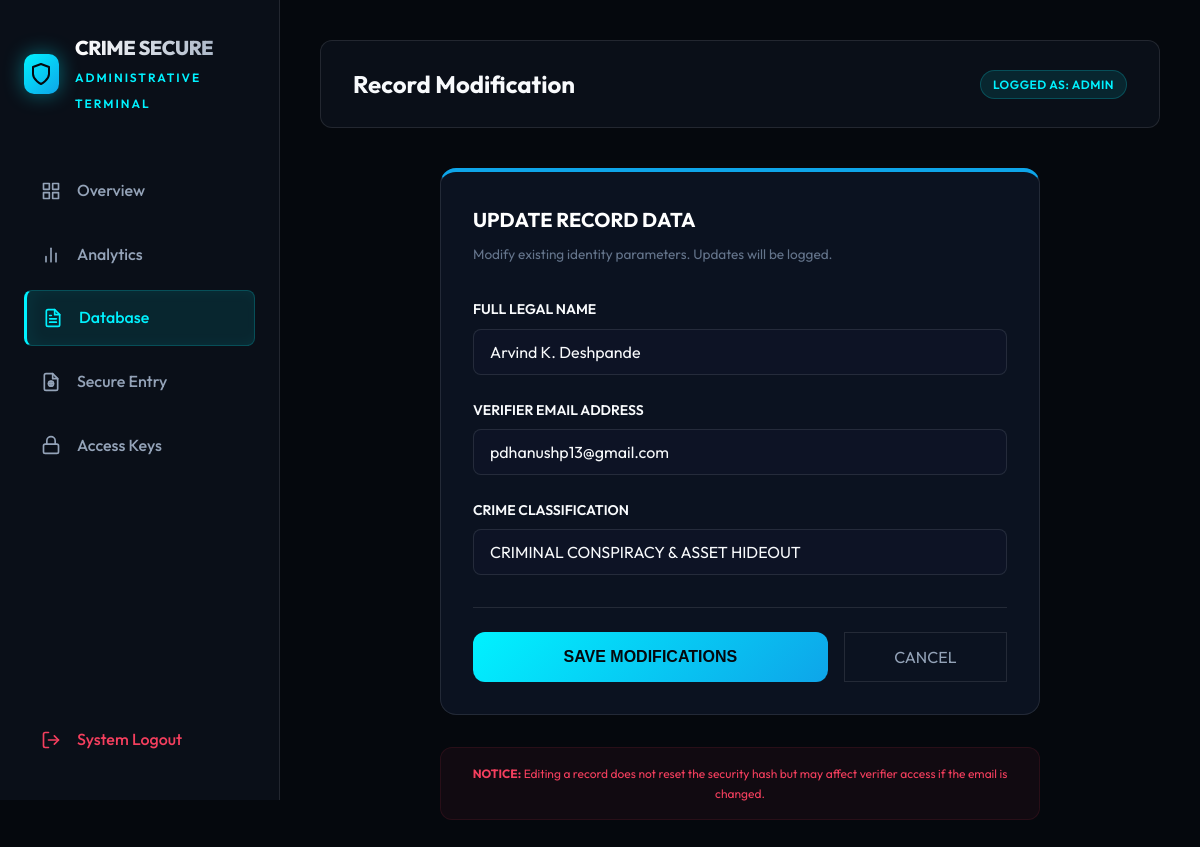
The page /admin/records/edit/19 (signed in) on the database its author committed.
### tables this page shows
CREATE TABLE criminals (
        id INTEGER PRIMARY KEY AUTOINCREMENT,
        name TEXT,
        crime_type TEXT,
        photo_path TEXT,
        tile_dir TEXT,
        honey_path TEXT,
        created_at TEXT
    , mobile TEXT, age_gender TEXT, address TEXT, ps1 TEXT, fir1 TEXT, ps2 TEXT, fir2 TEXT, ps3 TEXT, arrest_date TEXT, case1 TEXT, ps4_section TEXT, case2 TEXT, id_marks TEXT, honey_name TEXT, honey_crime_type TEXT);

### app.py (the view, shortened to what this page needs)
@app.route("/admin/records/edit/<int:record_id>", methods=["GET", "POST"])
def admin_edit_record(record_id):
    if not require_admin():
        return redirect(url_for("login_admin"))
    conn = get_conn()
    cur = conn.cursor()
    cur.execute("SELECT * FROM criminals WHERE id = ?", (record_id,))
    record = cur.fetchone()
    conn.close()
    if not record:
        flash("Record not found", "error")
        return redirect(url_for("admin_records"))
    return render_template("admin_edit_record.html", record=record)

### app.py (called while the page is built)
def get_conn():
    conn = sqlite3.connect(DB_PATH)
    conn.row_factory = sqlite3.Row
    return conn

def require_admin():
    if "admin" not in session:
        flash("Admin login required", "error")
        return False
    return True

### templates/admin_edit_record.html (shortened to what this page needs)
{% extends 'admin_layout.html' %}
{% block page_title %}Record Modification{% endblock %}
{% block content %}
<div style="max-width: 600px; margin: 0 auto;">
  <div class="card" style="border-top: 4px solid var(--accent-secondary);">
    <div style="margin-bottom: 2rem;">
      <h3 style="font-size: 1.25rem; color: #fff; margin-bottom: 0.5rem;">UPDATE RECORD DATA</h3>
      <p style="color: var(--text-muted); font-size: 0.85rem;">Modify existing identity parameters. Updates will be
        logged.</p>
    </div>
    <form action="{{ url_for('admin_edit_record', record_id=record.id) }}" method="post">
      <div class="form-group">
        <label>FULL LEGAL NAME</label>
        <input type="text" name="name" value="{{ record.name }}" required />
      </div>
      <div class="form-group">
        <label>VERIFIER EMAIL ADDRESS</label>
        <input type="email" name="mobile" value="{{ record.mobile }}" required />
      </div>
      <div class="form-group">
        <label>CRIME CLASSIFICATION</label>
        <input type="text" name="crime_type" value="{{ record.crime_type }}" required />
      </div>
      <div
        style="margin-top: 2rem; display: flex; gap: 1rem; border-top: 1px solid var(--glass-border); padding-top: 1.5rem;">
        <button type="submit" class="btn-premium" style="flex: 2;">SAVE MODIFICATIONS</button>
        <a href="{{ url_for('admin_records') }}" class="btn-ghost"
          style="flex: 1; display: flex; align-items: center; justify-content: center;">CANCEL</a>
      </div>
    </form>
  </div>
  <div
    style="margin-top: 2rem; padding: 1rem; background: rgba(244, 63, 94, 0.05); border-radius: 12px; border: 1px solid rgba(244, 63, 94, 0.1);">
    <p style="font-size: 0.75rem; color: var(--danger-primary); margin: 0; text-align: center;">
      <strong>NOTICE:</strong> Editing a record does not reset the security hash but may affect verifier access if the
      email is changed.
    </p>
  </div>
</div>
{% endblock %}

### static/css/style.css (style rules this page uses)
:root { --bg-dark-primary: #05080d; --bg-dark-secondary: #0a0f18; --bg-dark-tertiary: #161e2b; --accent-primary: #00f2ff; --accent-secondary: #0ea5e9; --accent-glow: rgba(0, 242, 255, 0.4); --danger-primary: #f43f5e; --success-primary: #10b981; --warning-primary: #f59e0b; --text-primary: #f8fafc; --text-secondary: #94a3b8; --text-muted: #64748b; --glass-bg: rgba(15, 23, 42, 0.7); --glass-border: rgba(255, 255, 255, 0.1); --glass-blur: 20px; --transition-smooth: all 0.5s cubic-bezier(0.4, 0, 0.2, 1); --transition-fast: all 0.2s ease; --radius-lg: 16px; --radius-md: 12px; --radius-sm: 8px; --sidebar-width: 280px; }
* { margin: 0; padding: 0; box-sizing: border-box; }
html { scroll-behavior: smooth; }
body { font-family: 'Outfit', sans-serif; background-color: var(--bg-dark-primary); background-image: linear-gradient(to bottom, rgba(5, 8, 13, 0.85), rgba(5, 8, 13, 0.95)), url('https://images.unsplash.com/photo-1639322537228-f710d846310a?auto=format&fit=crop&q=80&w=1932'); background-attachment: fixed; background-size: cover; background-position: center; color: var(--text-primary); line-height: 1.6; min-height: 100vh; overflow-x: hidden; }
a { color: var(--accent-primary); text-decoration: none; transition: var(--transition-smooth); }
.btn-premium { width: 100%; padding: 1rem; background: linear-gradient(135deg, var(--accent-primary), var(--accent-secondary)); color: var(--bg-dark-primary); border: none; border-radius: 12px; font-weight: 700; font-size: 1rem; cursor: pointer; transition: var(--transition-smooth); }
.card { background: var(--glass-bg); border: 1px solid var(--glass-border); border-radius: var(--radius-lg); padding: 2rem; backdrop-filter: blur(var(--glass-blur)); transition: var(--transition-smooth); position: relative; overflow: hidden; }
.form-group { margin-bottom: 1.5rem; }
label { display: block; font-size: 0.875rem; font-weight: 600; color: var(--text-primary); margin-bottom: 0.5rem; }
input[type="text"], input[type="password"], input[type="email"], input[type="tel"], select, textarea { width: 100%; background: rgba(15, 23, 42, 0.6); border: 1px solid var(--glass-border); border-radius: var(--radius-sm); padding: 0.75rem 1rem; color: var(--text-primary); font-family: inherit; font-size: 1rem; transition: var(--transition-fast); }
.btn-ghost { background: transparent; border: 1px solid var(--glass-border); color: var(--text-secondary); }

### rows shown on the page
criminals: name "Arvind K. Deshpande", mobile "pdhanushp13@gmail.com", crime_type "CRIMINAL CONSPIRACY & ASSET HIDEOUT"

### other values the page prints
{{ session.get('admin') }} "ADMIN"
